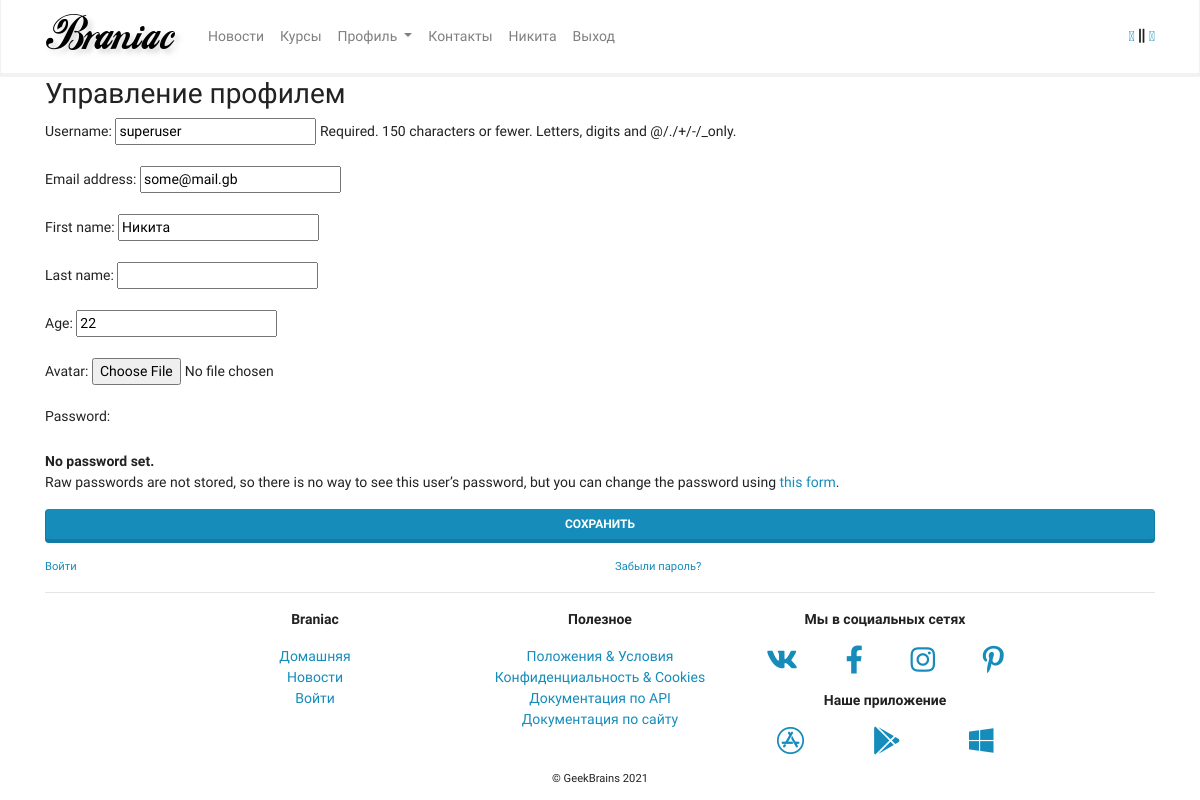
The page /authapp/edit/1/ on the database its author committed.
### authapp/models.py (models this page shows, shortened)
class User(AbstractBaseUser, PermissionsMixin):
    username_validator = ASCIIUsernameValidator()
    username = models.CharField(_("username"), max_length=150, unique=True,
                                help_text=_("Required. 150 characters or fewer. Letters, digits and @/./+/-/_only."),
                                validators=[username_validator],
                                error_messages={
                                    "unique": _("A user with that username already exists."),
                                },
                                )
    first_name = models.CharField(_("first name"), max_length=150, blank=True)
    last_name = models.CharField(_("last name"), max_length=150, blank=True)
    age = models.PositiveIntegerField(blank=True, null=True)
    avatar = models.ImageField(
        upload_to=users_avatars_path, blank=True, null=True
    )
    email = models.CharField(
        _("email address"),
        max_length=256,
        unique=False,
        null=True,
    )
    is_staff = models.BooleanField(
        _("staff status"),
        default=False,
        help_text=_(
            "Designates whether the user can log into this admin site."
        ),
    )
    is_active = models.BooleanField(
        _("active"),
        default=True,
        help_text=_(
            "Designates whether this user should be treated as active. \
    Unselect this instead of deleting accounts."
        ),
    )
    date_joined = models.DateTimeField(_("date joined"), auto_now_add=True)
    objects = UserManager()
    EMAIL_FIELD = "email"
    USERNAME_FIELD = "username"
    REQUIRED_FIELDS = ["email"]
    class Meta:
        verbose_name = _("user")
        verbose_name_plural = _("users")

### authapp/views.py (the view, shortened to what this page needs)
# urls.py: path("edit/<pk>/", views.ProfileEditView.as_view(), name="edit"),
class ProfileEditView(UpdateView):
    model = User
    form_class = forms.CustomUserChangeForm
    template_name = 'authapp/edit.html'

### authapp/forms.py (shortened to what this page needs)
class CustomUserChangeForm(UserChangeForm):
    class Meta:
        model = get_user_model()
        fields = (
            "username",
            "email",
            "first_name",
            "last_name",
            "age",
            "avatar",
        )
    field_classes = {"username": UsernameField}

### authapp/templates/authapp/edit.html (shortened to what this page needs)
{% extends 'authapp/base.html' %}
{% load crispy_forms_tags %}
{% block content %}
<h2>Управление профилем</h2>
<form method="post" enctype="multipart/form-data">
    {{ form|crispy }}
    <p>
        <button type="submit" class="btn btn-primary btn-block">Сохранить
        </button>
    </p>
</form>
<p>
<div class="row justify-content-between">
    <div class="col">
        <a href="{% url 'authapp:login'%}"><small>Войти</small></a>
    </div>
    <div class="col">
        <a href="#"><small>Забыли пароль?</small></a>
    </div>
</div>
{% endblock %}

### mainapp/templates/mainapp/includes/inc_main_menu.html (shortened to what this page needs)
<!doctype html>
<html lang="ru">
<head>
    <link rel="stylesheet" href="/static/css/bootstrap.min.css">
    <link rel="stylesheet" href="/static/css/Chart.min.css">
    <link rel="stylesheet" href="/static/css/fontawesome.all.min.css">
</head>
<body>
{% load static %}
<nav class="navbar navbar-expand-lg navbar-light bg-light">
    <div class="container">
        <a class="navbar-brand" href="{% url 'mainapp:index' %}">
            <img src="{% static 'img/logo.png' %}" alt="">
        </a>
        <div class="collapse navbar-collapse" id="navbarSupportedContent">
            <ul class="navbar-nav mr-auto">
                <li
                        class="nav-item {% if request.resolver_match.view_name == 'mainapp:news' %}active{% endif %}">
                    <a class="nav-link" href="{% url 'mainapp:news' %}">Новости</a>
                </li>
                <li
                        class="nav-item {% if request.resolver_match.view_name == 'mainapp:courses' %}active{% endif %}">
                    <a class="nav-link" href="{% url 'mainapp:courses' %}">Курсы</a>
                </li>
                {% if user.is_authenticated %}
                <li class="nav-item dropdown">
                    <a class="nav-link dropdown-toggle" href="#" id="ddProfile"
                       role="button" data-toggle="dropdown" aria-haspopup="true"
                       aria-expanded="false">
                        Профиль
                    </a>
                </li>
                {% else %}
                <li class="nav-item">
                    <a class="nav-link" href="{% url 'authapp:login' %}">Вход</a>
                </li>
                {% endif %}
                <li
                        class="nav-item {% if request.resolver_match.view_name == 'mainapp:contacts' %}active{% endif %}">
                    <a class="nav-link" href="{% url 'mainapp:contacts' %}">Контакты</a>
                </li>
                {% if user.is_authenticated %}
                    <li class="nav-item ">
                        <a class="nav-link" href="{% url 'authapp:edit' user.pk %}">{{ user.first_name|default:user.username}}</a>
                    </li>
                    <li class="nav-item ">
                        <a class="nav-link" href="{% url 'authapp:logout' %}">Выход</a>
                    </li>
                {% else %}
                    <li class="nav-item ">
                        <a class="nav-link" href="{% url 'authapp:login' %}">Вход</a>
                    </li>
                {% endif %}
            </ul>
            <span><a href="#">󰐮</a> <i class="fas fa-grip-lines-vertical"></i> <a
                    href="#">󰏅</a></span>
        </div>
    </div>
</nav>

### rows shown on the page
User: first_name "Никита", username "superuser", email "some@mail.gb", age "22"
